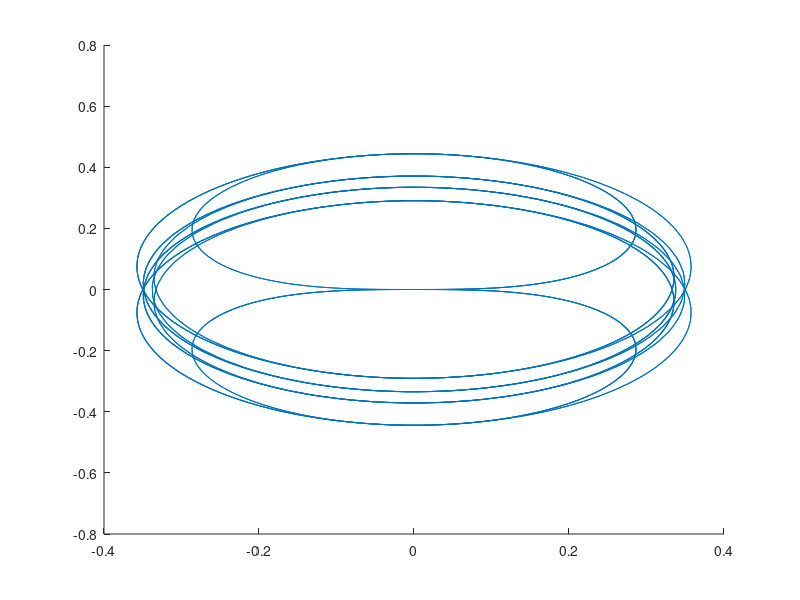

Reproduce this figure in MATLAB.
function slove_V()
%% users set
q =1;
m= 1;
w= 1;    %core 1
%E = 1; %%% we set E = 1; because it only influence the eigen lenth instead of the frcatal figure;
B = 13.3236919363142; %lambda = gamma*B/w -> B
gamma = q/m;  
lambda = gamma*B/w;  %core2
% core3 = gamma*E/(L*w^2);

tt = 0.01:0.01:16;
[~,c] = size(tt);

Vlist=zeros(1,c);
a = cos(lambda*cos(w*tt));
b = sin(lambda*cos(w*tt));
J1 = @(tt) cos(w*tt).*cos(lambda*cos(w*tt));  %%% x
J2 = @(tt) cos(w*tt).*sin(lambda*cos(w*tt));  %%% y

%% cal v(t)
for k = 1:c
    Vlist(1,k)=a(1,k)*integral(J1,0,tt(1,k))+b(1,k)*integral(J2,0,tt(1,k));   %Vx
    Vlist(2,k)=-a(1,k)*integral(J2,0,tt(1,k))+b(1,k)*integral(J1,0,tt(1,k));  %Vy
end
%%Vlist = Vlist*gamma;  % it will only influence the lenth of the phase figure

hold on;
%plot(tt,Vlist(1,:));
%scatter(tt,tt.*sin(lambda)*besselj(1,lambda))
%%%phase V
plot(Vlist(1,:),Vlist(2,:)); 